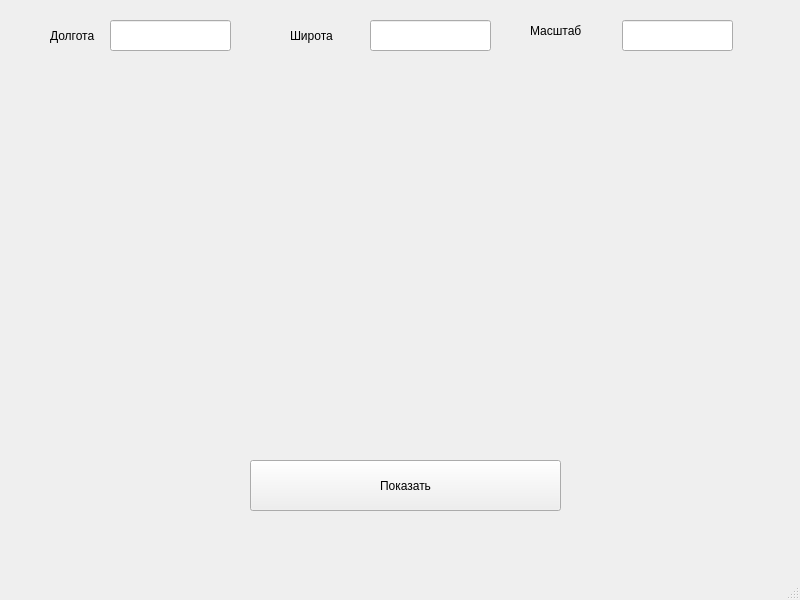
<?xml version="1.0" encoding="UTF-8"?>
<ui version="4.0">
 <class>MainWindow</class>
 <widget class="QMainWindow" name="MainWindow">
  <property name="geometry">
   <rect>
    <x>0</x>
    <y>0</y>
    <width>800</width>
    <height>600</height>
   </rect>
  </property>
  <property name="windowTitle">
   <string>MainWindow</string>
  </property>
  <widget class="QWidget" name="centralwidget">
   <widget class="QLabel" name="image">
    <property name="geometry">
     <rect>
      <x>100</x>
      <y>110</y>
      <width>611</width>
      <height>311</height>
     </rect>
    </property>
    <property name="text">
     <string/>
    </property>
   </widget>
   <widget class="QLabel" name="label_2">
    <property name="geometry">
     <rect>
      <x>50</x>
      <y>10</y>
      <width>61</width>
      <height>51</height>
     </rect>
    </property>
    <property name="text">
     <string>Долгота</string>
    </property>
   </widget>
   <widget class="QLineEdit" name="lg">
    <property name="geometry">
     <rect>
      <x>110</x>
      <y>20</y>
      <width>121</width>
      <height>31</height>
     </rect>
    </property>
   </widget>
   <widget class="QLabel" name="label_3">
    <property name="geometry">
     <rect>
      <x>290</x>
      <y>10</y>
      <width>61</width>
      <height>51</height>
     </rect>
    </property>
    <property name="text">
     <string>Широта</string>
    </property>
   </widget>
   <widget class="QLineEdit" name="wd">
    <property name="geometry">
     <rect>
      <x>370</x>
      <y>20</y>
      <width>121</width>
      <height>31</height>
     </rect>
    </property>
   </widget>
   <widget class="QLabel" name="label_4">
    <property name="geometry">
     <rect>
      <x>530</x>
      <y>20</y>
      <width>81</width>
      <height>21</height>
     </rect>
    </property>
    <property name="text">
     <string>Масштаб</string>
    </property>
   </widget>
   <widget class="QLineEdit" name="ms">
    <property name="geometry">
     <rect>
      <x>622</x>
      <y>20</y>
      <width>111</width>
      <height>31</height>
     </rect>
    </property>
   </widget>
   <widget class="QPushButton" name="btnShow">
    <property name="geometry">
     <rect>
      <x>250</x>
      <y>460</y>
      <width>311</width>
      <height>51</height>
     </rect>
    </property>
    <property name="text">
     <string>Показать</string>
    </property>
   </widget>
  </widget>
  <widget class="QMenuBar" name="menubar">
   <property name="geometry">
    <rect>
     <x>0</x>
     <y>0</y>
     <width>800</width>
     <height>26</height>
    </rect>
   </property>
  </widget>
  <widget class="QStatusBar" name="statusbar"/>
 </widget>
 <resources/>
 <connections/>
</ui>
